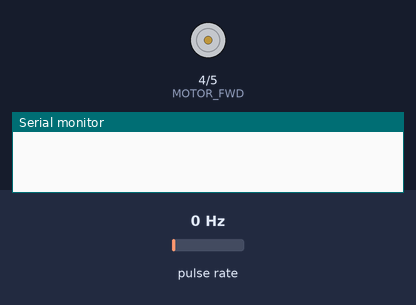
Recording of a sketch running on a simulated Arduino Uno, built with avr-gcc and run on an emulated ATmega328P. Shown: motor-driver pin pairs drawn as motors (green arrow = first pin HIGH = forward, orange = second pin HIGH = backward, longer = more drive), the last lines printed to the serial monitor. Wiring (inferred from the names in the program): pulse sensor: data pin 2. Inputs (shaded band) come from the test bench; at power-on: pulse rate 0 Hz.

Above: at 0.1 s.
At 11.3 s:
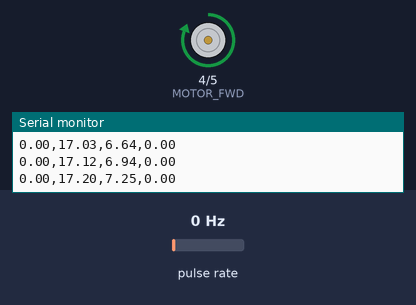
Timing chart, 0 to 12.8 s (numbered marks = the images above):
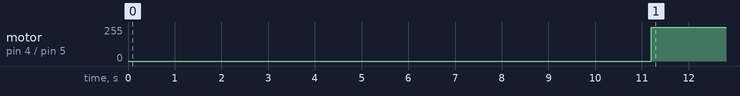

Measured:
- by itself, motor on pin 4 (MOTOR_FWD) / pin 5 (MOTOR_REV): stopped → forward 255/255 at 11.2 s

The sketch:

4_MRAC.ino
```cpp
#define MOTOR_FWD     4
#define MOTOR_REV     5
#define ENCODER_PIN1  2
#define ENCODER_PIN2  3
#define PPR           7
#define GEAR_RATIO  300

volatile int lastEncoded = 0;
volatile int pulseCount = 0;
volatile long encoderValue = 0;

unsigned long lastTime = 0;
unsigned long currentTime = 0;
float t = 0;
float dt = 0;
float Ts = 100;

int motorSpeed = 0;
int u = 0;
float RPM = 0;

float ref = 0;
float r = 0;

float error = 0;
float x = 0;
float xm = 0, xm_dot = 0;
float kx = 0, kx_dot = 0;
float kr = 0, kr_dot = 0;

float am = 0.9, bm = 0.9;
float gamma_x = 0.001, gamma_r = 0.01;
float sigma_x = 0.05, sigma_r = 0.05;

// Reference sequence
int refs[]   = {18, 18, 18};       // r1, r2, r3 (reference signals)
int delays[] = {8000, 6000, 6000}; // delay1, delay2, delay3 (ms)

int numSteps = sizeof(refs) / sizeof(refs[0]);
int currentStep = 0;
unsigned long stepStartTime = 0;

void setup() {
    Serial.begin(9600);

    pinMode(MOTOR_FWD, OUTPUT);
    pinMode(MOTOR_REV, OUTPUT);
    pinMode(ENCODER_PIN1, INPUT_PULLUP);

    attachInterrupt(digitalPinToInterrupt(ENCODER_PIN1), countPulse, RISING);

    lastTime = millis();
    // stepStartTime = millis();
}

void loop() {
    currentTime = millis();
    dt = currentTime - lastTime;

    // For step function
    if (currentTime - stepStartTime >= delays[currentStep]) {
        currentStep++;
        if (currentStep >= numSteps) {
            currentStep = 0;
        }

        ref = refs[currentStep];
        stepStartTime = currentTime;
    }

    // For sinusoidal function
    // t = currentTime * 0.001; // (sec)
    // ref = 16 + 3 * sin(0.6 * t);

    if (dt >= Ts) {
        dt = dt/1000;

        // Reference signal
        r = ref;

        // System measurement
        x = RPM;

        // Model
        error = x - xm;
        xm_dot = -am * xm + bm * r;
        xm += xm_dot * dt;

        // 1. Adaptive laws MRAC
        kx_dot = -gamma_x * x * error * (+1) ;
        kr_dot = -gamma_r * r * error * (+1);

        // 2. Adaptive laws MRAC with sigma modification
        // kx_dot = -gamma_x * (x * error + sigma_x * kx);
        // kr_dot = -gamma_r * (r * error + sigma_r * kr);

        // 3. Adaptive laws MRAC with epsilon modification
        // kx_dot = -gamma_x * (x * error + sigma_x * abs(error) * kx);
        // kr_dot = -gamma_r * (r * error + sigma_r * abs(error) * kr);

        // 4. Dead zone for MRAC
        // if(abs(error) < 2) {
        //     kx_dot = 0;
        //     kr_dot = 0;
        // }
        // else {
        //     kx_dot = -gamma_x * x * error * (+1) ;
        //     kr_dot = -gamma_r * r * error * (+1);
        // }

        kx += kx_dot * dt;
        kr += kr_dot * dt;

        // Control
        u = kx * x + kr * r;

        if (u >= 0 && u <= 255) {
            motorSpeed = u;
            analogWrite(MOTOR_FWD, motorSpeed);
            analogWrite(MOTOR_REV, 0);
        }
        else if (u < 0 && u >= -255) {
            motorSpeed = -u;
            analogWrite(MOTOR_REV, motorSpeed);
            analogWrite(MOTOR_FWD, 0);
        }

        detachInterrupt(digitalPinToInterrupt(ENCODER_PIN1));

        // RPM calculation
        RPM = (pulseCount / ((float)PPR * GEAR_RATIO)) * 60.0 / (Ts/1000);

        pulseCount = 0;
        lastTime = currentTime;

        attachInterrupt(digitalPinToInterrupt(ENCODER_PIN1), countPulse, RISING);

        // Plots
        Serial.print(x);
        Serial.print(",");
        Serial.print(xm);
        Serial.print(",");
        Serial.print(kr);
        Serial.print(",");
        Serial.println(kx);
    }
}

void countPulse() {
    pulseCount++;
}
```
